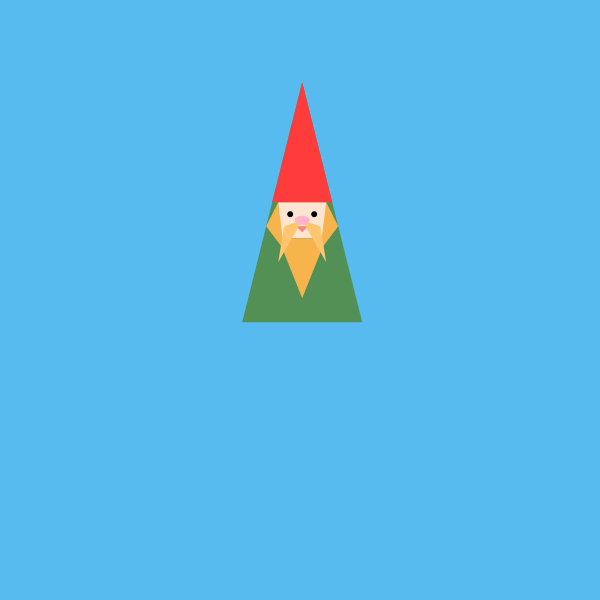
Frame 1 (no input)
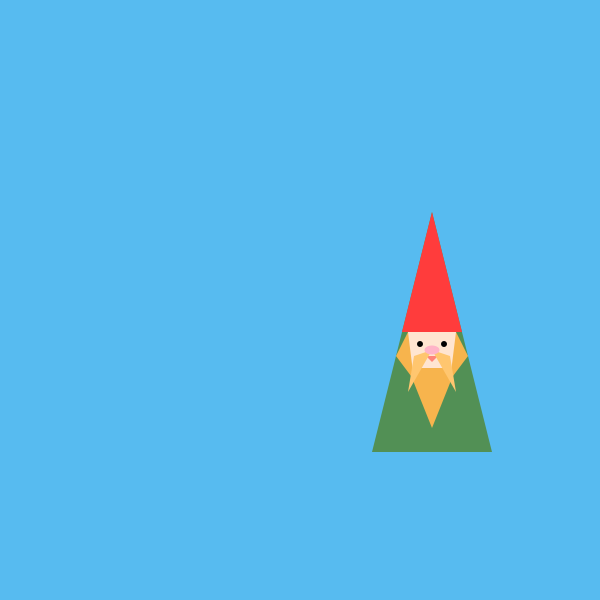
Frame 60 (the mouse pressed at the canvas centre just before this capture)
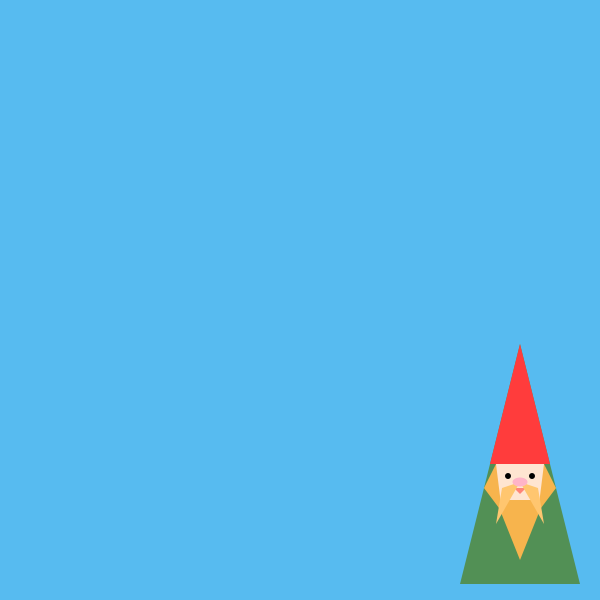
Frame 120 (the mouse held since frame 60 and released just before this capture)

The Processing sketch that drew these frames (run headless with seeded random() and noise(); from frame 60 on, the mouse is pressed at the canvas centre):

// Processing sketch: processing_181161
// ── processing_181161.pde

float x,y;
float s = 0.6; //Scale of Gnome

float xSpeed = 2.2;
float ySpeed = 2.2;
float gravity = 0.1;

void setup(){
  
  size (600,600);
  smooth();
  
  x = width/2;
  y = height/3;
  
  drawGnome();
  
  }
  
void draw(){
  
  background (87,187,240);
  
  x = x + xSpeed;
  y = y + ySpeed;
    
  if (x > width - (s*100)) {
    xSpeed = xSpeed * -1;
  }
  else if ( x < (s*100)) { 
    xSpeed = xSpeed * -1;
  }
  
  if(y > height - (s*200)) {
    ySpeed = ySpeed * -1;
  }
  else if ( y < 0 + (s*200)) {
    ySpeed = ySpeed * -1;
  }
  
  drawGnome();
  
}

  void drawGnome(){
    
  noStroke();

  //Draw Body
  fill(82,144,85);
  triangle(x,y-s*200,x-s*100,y+s*200,x+s*100,y+s*200);
  
  //Draw Face
  fill(255,229,209);
  rectMode(CENTER);
  rect(x,y+s*30,s*80,s*60);
  
  //Draw Facial Features;
  fill(0);
  ellipseMode(CENTER);
  ellipse(x-s*20,y+s*20,s*10,s*10); //Left Eye
  ellipse(x+s*20,y+s*20,s*10,s*10); //Right Eye
  
  fill(255,132,121);
  triangle(x-s*10,y+s*40,x+s*10,y+s*40,x,y+s*50); //Mouth
    
  //Draw Hat
  fill(255,60,60);
  triangle(x,y-s*200,x-s*50,y,x+s*50,y);
  
  //Draw Beard
  fill(247,180,77);
  triangle(x-s*40,y,x-s*60,y+s*40,x-s*30,y+s*80); //Left Sideburn
  triangle(x+s*40,y,x+s*60,y+s*40,x+s*30,y+s*80); //Right Sideburn
  triangle(x-s*40,y+s*60,x+s*40,y+s*60,x,y+s*160); //Main Beard
  
  fill(255,198,111);
  triangle(x,y+s*30,x-s*30,y+s*40,x-s*40,y+s*100); //Left Tash
  triangle(x,y+s*30,x+s*30,y+s*40,x+s*40,y+s*100); //Right Tash
 
  //Draw Nose
  fill(255,180,200);
  ellipse(x,y+s*30,s*25,s*15);
  
  
}
